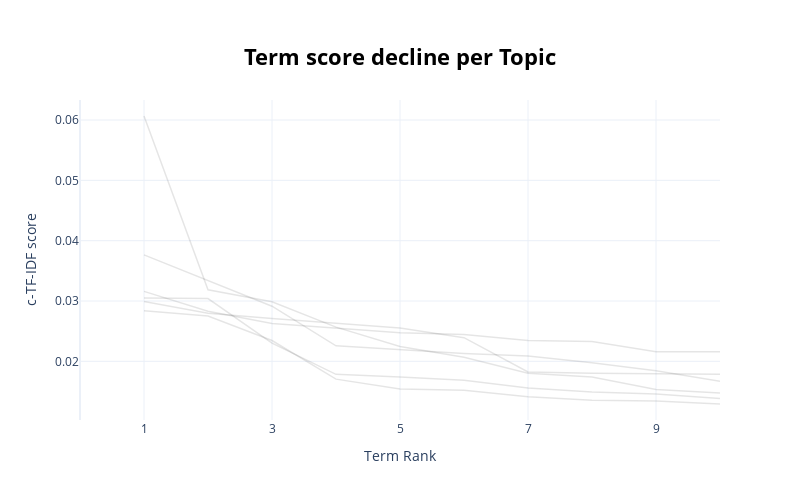

Source (notebook cell):
### Code cell
topic_model.visualize_term_rank()

### Figure 1 — Plotly figure (JSON) as saved in the notebook; plotly's stock layout.template omitted (floating-point values rounded to 4 significant figures)
{"data": [{"hovertext": "<b>Topic -1</b>:data_method_system_involves_comput", "line": {"color": "black", "width": 1.5}, "mode": "lines+lines", "name": "", "opacity": 0.1, "type": "scatter", "x": [1, 2, 3, 4, 5, 6, 7, 8, 9, 10], "y": [0.0305, 0.0304, 0.02301, 0.01785, 0.01738, 0.01685, 0.01559, 0.01492, 0.0146, 0.01383]}, {"hovertext": "<b>Topic 0</b>:vehicle_system_autonomous_data_meth", "line": {"color": "black", "width": 1.5}, "mode": "lines+lines", "name": "", "opacity": 0.1, "type": "scatter", "x": [1, 2, 3, 4, 5, 6, 7, 8, 9, 10], "y": [0.06067, 0.03185, 0.02989, 0.02566, 0.02246, 0.02068, 0.01803, 0.01742, 0.01532, 0.01477]}, {"hovertext": "<b>Topic 1</b>:user_device_display_method_interfac", "line": {"color": "black", "width": 1.5}, "mode": "lines+lines", "name": "", "opacity": 0.1, "type": "scatter", "x": [1, 2, 3, 4, 5, 6, 7, 8, 9, 10], "y": [0.03764, 0.03344, 0.02914, 0.02258, 0.02198, 0.0213, 0.02087, 0.01977, 0.01844, 0.01668]}, {"hovertext": "<b>Topic 2</b>:route_system_information_location_m", "line": {"color": "black", "width": 1.5}, "mode": "lines+lines", "name": "", "opacity": 0.1, "type": "scatter", "x": [1, 2, 3, 4, 5, 6, 7, 8, 9, 10], "y": [0.03159, 0.02829, 0.02627, 0.02554, 0.02476, 0.02445, 0.02346, 0.02328, 0.0216, 0.0216]}, {"hovertext": "<b>Topic 3</b>:service_system_location_method_user", "line": {"color": "black", "width": 1.5}, "mode": "lines+lines", "name": "", "opacity": 0.1, "type": "scatter", "x": [1, 2, 3, 4, 5, 6, 7, 8, 9, 10], "y": [0.02992, 0.02797, 0.02711, 0.02629, 0.02552, 0.02392, 0.01825, 0.01803, 0.01798, 0.01785]}, {"hovertext": "<b>Topic 4</b>:image_optical_light_laser_images_po", "line": {"color": "black", "width": 1.5}, "mode": "lines+lines", "name": "", "opacity": 0.1, "type": "scatter", "x": [1, 2, 3, 4, 5, 6, 7, 8, 9, 10], "y": [0.0284, 0.02751, 0.02345, 0.01705, 0.01542, 0.01522, 0.01412, 0.01354, 0.01343, 0.01293]}], "layout": {"height": 500, "hoverlabel": {"bgcolor": "white", "font": {"family": "Rockwell", "size": 16}}, "showlegend": false, "title": {"font": {"color": "Black", "size": 22}, "text": "<b>Term score decline per Topic</b>", "x": 0.5, "xanchor": "center", "y": 0.9, "yanchor": "top"}, "width": 800, "xaxis": {"dtick": 2, "range": [0, 10], "tick0": 1, "title": {"text": "Term Rank"}}, "yaxis": {"title": {"text": "c-TF-IDF score"}}}}
